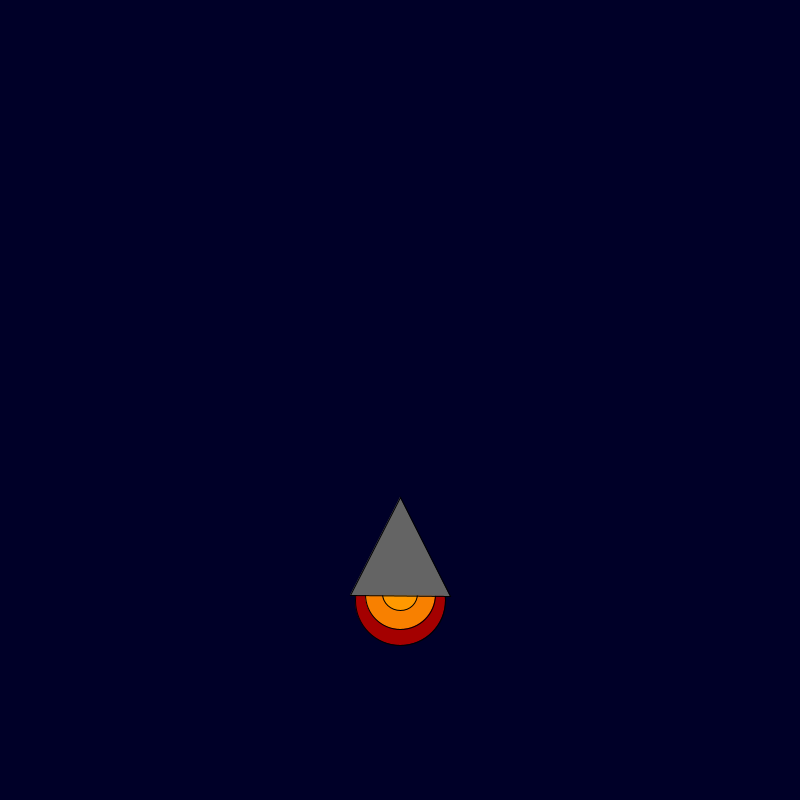
Frame 1 (no input)
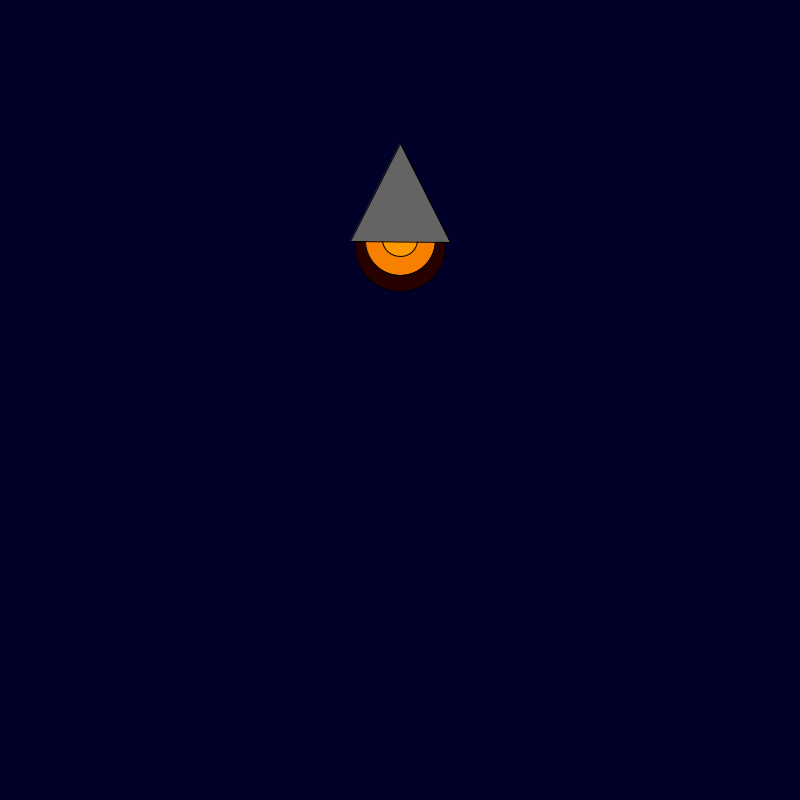
Frame 60 (the mouse pressed at the canvas centre just before this capture)
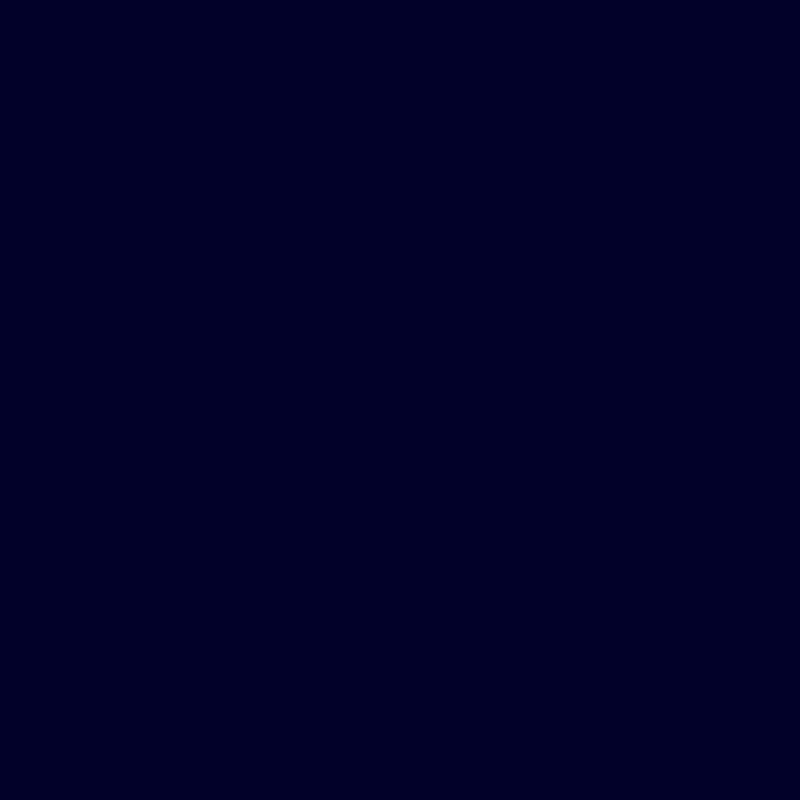
Frame 120 (the mouse held since frame 60 and released just before this capture)

The Processing sketch that drew these frames (run headless with seeded random() and noise(); from frame 60 on, the mouse is pressed at the canvas centre):

// Processing sketch: sketch_191018b
// ── sketch_191018b.pde
int x = 400; 
int y = 600; 

void setup() {

    background(0, 0, 40); size(800, 800);

}

void draw() {
background(0, 0, 40); 
    fill(random(255), 0, 0);
    ellipse(400, y--, 90, 90);
    fill(248, 128, 0);
    ellipse(400, -5+y--, 70, 70);
    fill(255, 153, 0);
    ellipse(400, -5+y--, 35, 35);
    fill(100, 100, 100);
    triangle(400, -100+y--, 400 + 50, y--, 400 - 50, y--);

}
